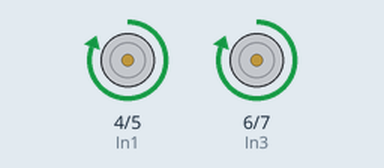
Simulated run of this sketch. Board: Arduino Uno, built with avr-gcc and run on an emulated ATmega328P. Parts: motor-driver pin pairs drawn as motors (green arrow = first pin HIGH = forward, orange = second pin HIGH = backward, longer = more drive).

Above: at 1.0 s.
At 3.5 s:
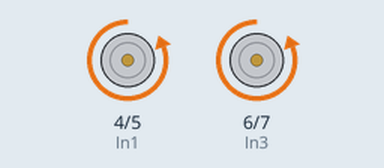
At 6.0 s:
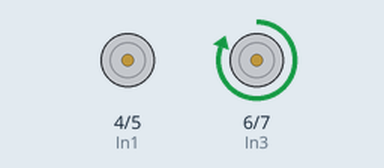
At 8.5 s:
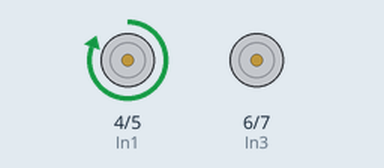
Timing chart, 0 to 13.0 s (numbered marks = the images above):
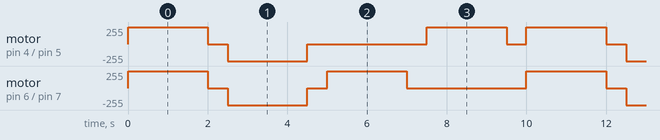

Measured:
- by itself, motor on pin 4 (In1) / pin 5 (In2): repeats every 10.0 s: stopped 0.50 s, backward 255/255 2.0 s, stopped 3.0 s, forward 255/255 2.0 s, stopped 0.50 s, forward 255/255 2.0 s
- by itself, motor on pin 6 (In3) / pin 7 (In4): repeats every 10.0 s: stopped 0.50 s, backward 255/255 2.0 s, stopped 0.50 s, forward 255/255 2.0 s, stopped 3.0 s, forward 255/255 2.0 s

The sketch:

L298N_Test.ino
```cpp
const int In1 = 4; //digital pin 4 of Arduino Left Motor
const int In2 = 5; //digital pin 5 of Arduino
const int In3 = 6; //digital pin 6 of Arduino Right Motor
const int In4 = 7; //digital pin 7 of Arduino
void setup()
{
  pinMode(In1, OUTPUT);
  pinMode(In2, OUTPUT);
  pinMode(In3, OUTPUT);
  pinMode(In4, OUTPUT);
}
void loop()
{
  Forward();
  delay(2000);
  Stop();
  delay(500);
  Back();
  delay(2000);
  Stop();
  delay(500);
  Left();
  delay(2000);
  Stop();
  delay(500);
  Right();
  delay(2000);
  Stop();
  delay(500);
}
void Stop()
{
  digitalWrite(In1, LOW);
  digitalWrite(In2, LOW);
  digitalWrite(In3, LOW);
  digitalWrite(In4, LOW);
}
void Forward()
{
  digitalWrite(In1, HIGH);
  digitalWrite(In2, LOW);
  digitalWrite(In3, HIGH);
  digitalWrite(In4, LOW);
}
void Back()
{
  digitalWrite(In1, LOW);
  digitalWrite(In2, HIGH);
  digitalWrite(In3, LOW);
  digitalWrite(In4, HIGH);
}
void Left()
{
  digitalWrite(In1, LOW);
  digitalWrite(In2, LOW);
  digitalWrite(In3, HIGH);
  digitalWrite(In4, LOW);
}
void Right()
{
  digitalWrite(In1, HIGH);
  digitalWrite(In2, LOW);
  digitalWrite(In3, LOW);
  digitalWrite(In4, LOW);
}
```
